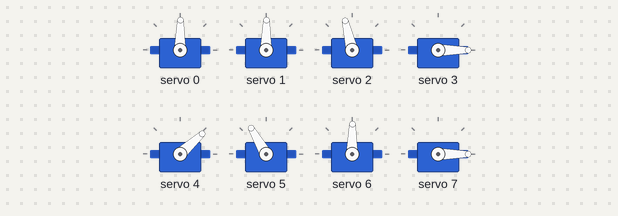
Simulated run of this sketch. Board: Arduino Uno, built with avr-gcc and run on an emulated ATmega328P. Parts: 8 × servo.

Above: at 1.05 s.
At 1.7 s:
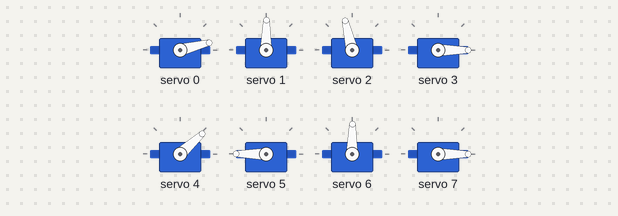
At 2.35 s:
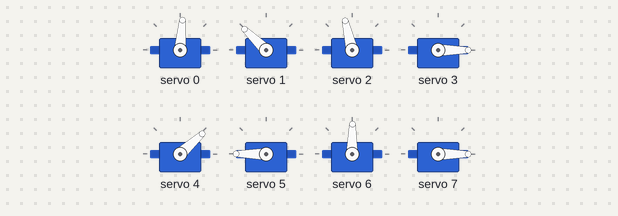
At 3.7 s:
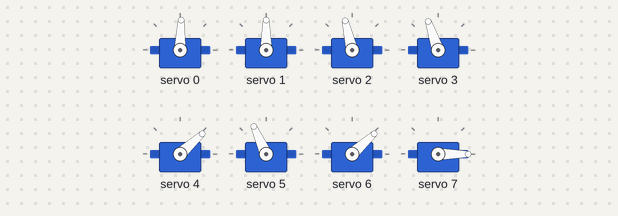
At 5.0 s:
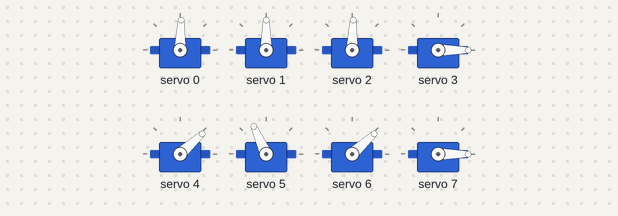
At 6.35 s:
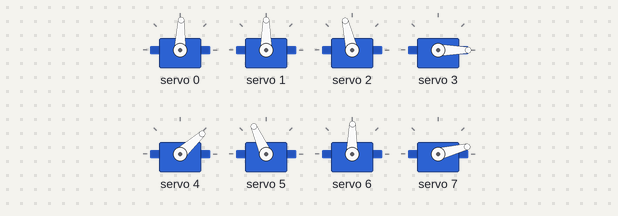
Timing chart, 0 to 8.1 s (numbered marks = the images above):
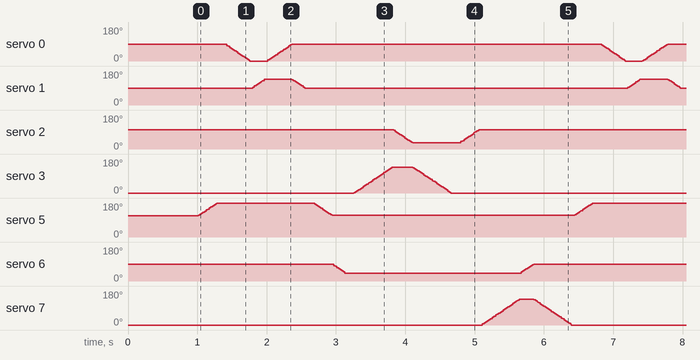

Measured:
- by itself, servo 6: repeats every 5.4 s: 82° 0.02 s, 77° 0.02 s, 71° 0.02 s, 65° 0.02 s, 59° 0.02 s, 54° 0.02 s, 48° 0.02 s, 42° 2.5 s, 48° 0.02 s, 53° 0.02 s, 59° 0.02 s, 65° 0.02 s, 70° 0.02 s, 76° 0.02 s, 82° 0.02 s, 87° 0.02 s, 89° 2.5 s, 88° 0.02 s

The sketch:

sketch_oct24a.ino
```cpp
#include <Wire.h>
#include <Adafruit_PWMServoDriver.h>


Adafruit_PWMServoDriver pwm = Adafruit_PWMServoDriver();

// canal en el que estan conectado cada servo

#define servo1 0
#define servo2 1
#define servo3 2
#define servo4 3
#define servo5 4
#define servo6 5
#define servo7 6
#define servo8 7


// pulsos maximos y minimos de cada servo

#define servo1_pulso_minimo 300 // Valor mínimo para el pulso PWM
#define servo1_pulso_maximo 400 // Valor maximo para el pulso PWM

#define servo2_pulso_minimo 300
#define servo2_pulso_maximo 400

#define servo3_pulso_minimo 330
#define servo3_pulso_maximo 400

#define servo4_pulso_minimo 50
#define servo4_pulso_maximo 500

#define servo5_pulso_minimo 200
#define servo5_pulso_maximo 400

#define servo6_pulso_minimo 350
#define servo6_pulso_maximo 400

#define servo7_pulso_minimo 300
#define servo7_pulso_maximo 400

#define servo8_pulso_minimo 100
#define servo8_pulso_maximo 400


int direction = 1; // Dirección de movimiento (1 para aumentar, -1 para disminuir)
int step = 5; // Incremento en la posición en cada ciclo del bucle

char valor;

void setup() {
  pwm.begin();
  pwm.setPWMFreq(50);  // Frecuencia de PWM en Hz


  // Ajusta el rango de pulsos PWM para tu servo específico
  pwm.setPWM(servo1, 0, servo1_pulso_minimo);  // Conecta el servo al canal 0
  pwm.setPWM(servo2, 0, servo2_pulso_minimo);
  pwm.setPWM(servo3, 0, servo3_pulso_minimo);
  pwm.setPWM(servo4, 0, servo4_pulso_minimo);
  pwm.setPWM(servo5, 0, servo5_pulso_minimo);
  pwm.setPWM(servo6, 0, servo6_pulso_minimo);
  pwm.setPWM(servo7, 0, servo7_pulso_minimo);
  pwm.setPWM(servo8, 0, servo8_pulso_minimo);

  delay(1000);
}


void loop() {

  mover_pata1();
  mover_pata2();

}


void mover_pata1(){

   for (int posicion = servo6_pulso_minimo; posicion <= 550 ; posicion+=3 ){

    pwm.setPWM(servo6, 0, posicion);
    delay(5);
  }

  // for que sube la garrita
  for (int posicion = servo1_pulso_minimo; posicion >= 100; posicion-=3){


    pwm.setPWM(servo1, 0, posicion);
    delay(5);
  }

   for (int posicion = servo2_pulso_minimo; posicion <= 400   ; posicion+=3){

    pwm.setPWM(servo2, 0, posicion);
    delay(5);
  }

  for (int posicion = 100; posicion <= servo1_pulso_minimo; posicion+=3 ){

    pwm.setPWM(servo1, 0, posicion);
    delay(5);
  }
  for (int posicion = 400; posicion >= servo2_pulso_minimo   ; posicion-=3 ){

    pwm.setPWM(servo2, 0, posicion);
    delay(5);
  }

  for (int posicion = 550; posicion >= servo6_pulso_minimo   ; posicion-=3){

    pwm.setPWM(servo6, 0, posicion);
    delay(5);
  }
}

void mover_pata2(){

  // mover servo 7 para pata 2

  for (int posicion = servo7_pulso_minimo; posicion >= 200 ; posicion-=3 ){

    pwm.setPWM(servo7, 0, posicion);
    delay(5);
  }

  // for para levantar la garrita del servo 4

  for (int posicion = servo4_pulso_minimo; posicion <= 400; posicion+=3){

    pwm.setPWM(servo4, 0, posicion);
    delay(5);
  }

  // for para mover la pata de servo 3

  for (int posicion = servo3_pulso_minimo; posicion >=180  ; posicion-=3){

    pwm.setPWM(servo3, 0, posicion);
    delay(5);
  }


  // finaliza movimiento del servo 4

  for (int posicion = 400; posicion >= servo4_pulso_minimo; posicion-=3){

    pwm.setPWM(servo4, 0, posicion);
    delay(5);
  }

  //finaliza movimiento del servo 3

  for (int posicion2 = 180; posicion2 <= servo3_pulso_minimo; posicion2+=3){

    pwm.setPWM(servo3, 0, posicion2);
    delay(5);
  }

 //ALZA LA GARRITA EL SEVO 8

   for (int posicion = servo8_pulso_minimo; posicion <= 400; posicion+=3){

    pwm.setPWM(servo8, 0, posicion);
    delay(5);
  }


  // finaliza movimiento del servo7


  for (int posicion = 200; posicion <= servo7_pulso_minimo   ; posicion+=3 ){

    pwm.setPWM(servo7, 0, posicion);
    delay(5);
  }
   //finalza el movimiento del servo 8
      for (int posicion = 400; posicion >= servo8_pulso_minimo; posicion-=3){

    pwm.setPWM(servo8, 0, posicion);
    delay(5);
  }


}
```
